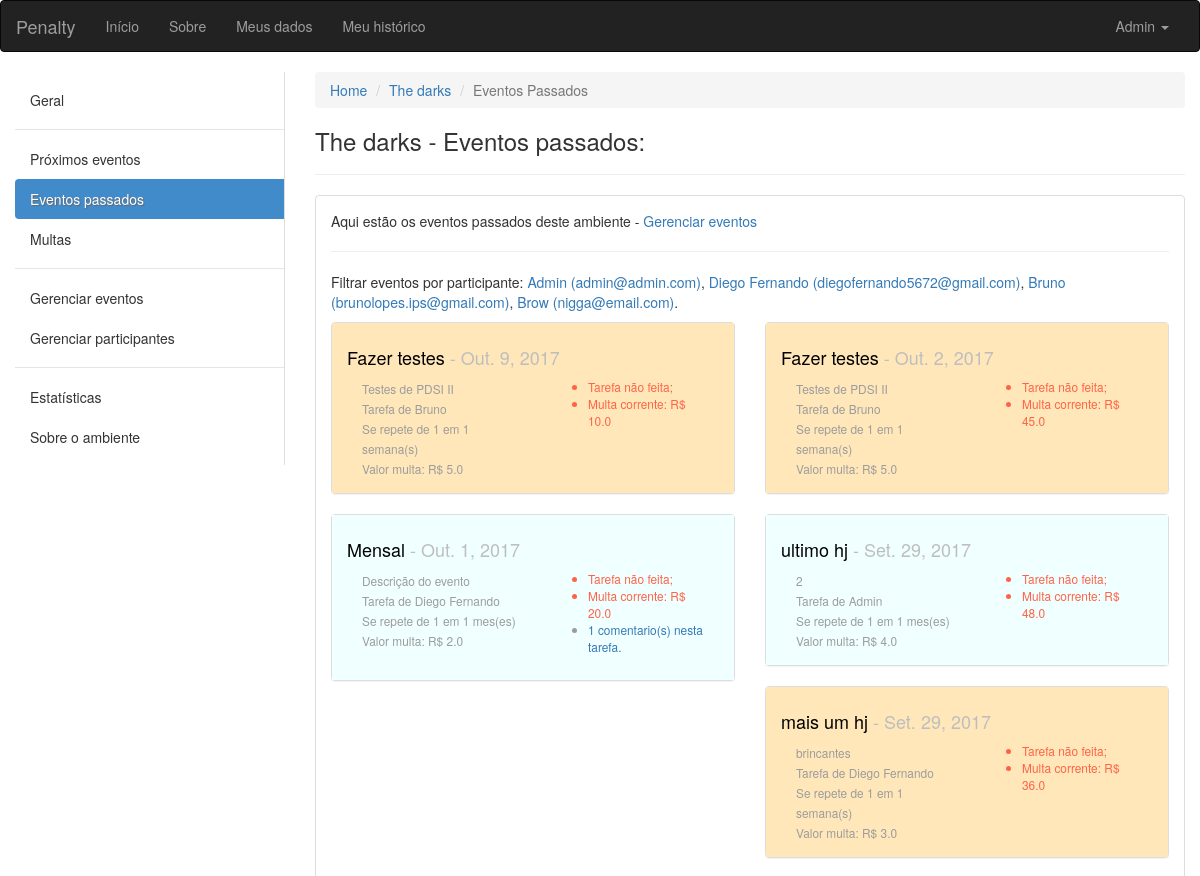
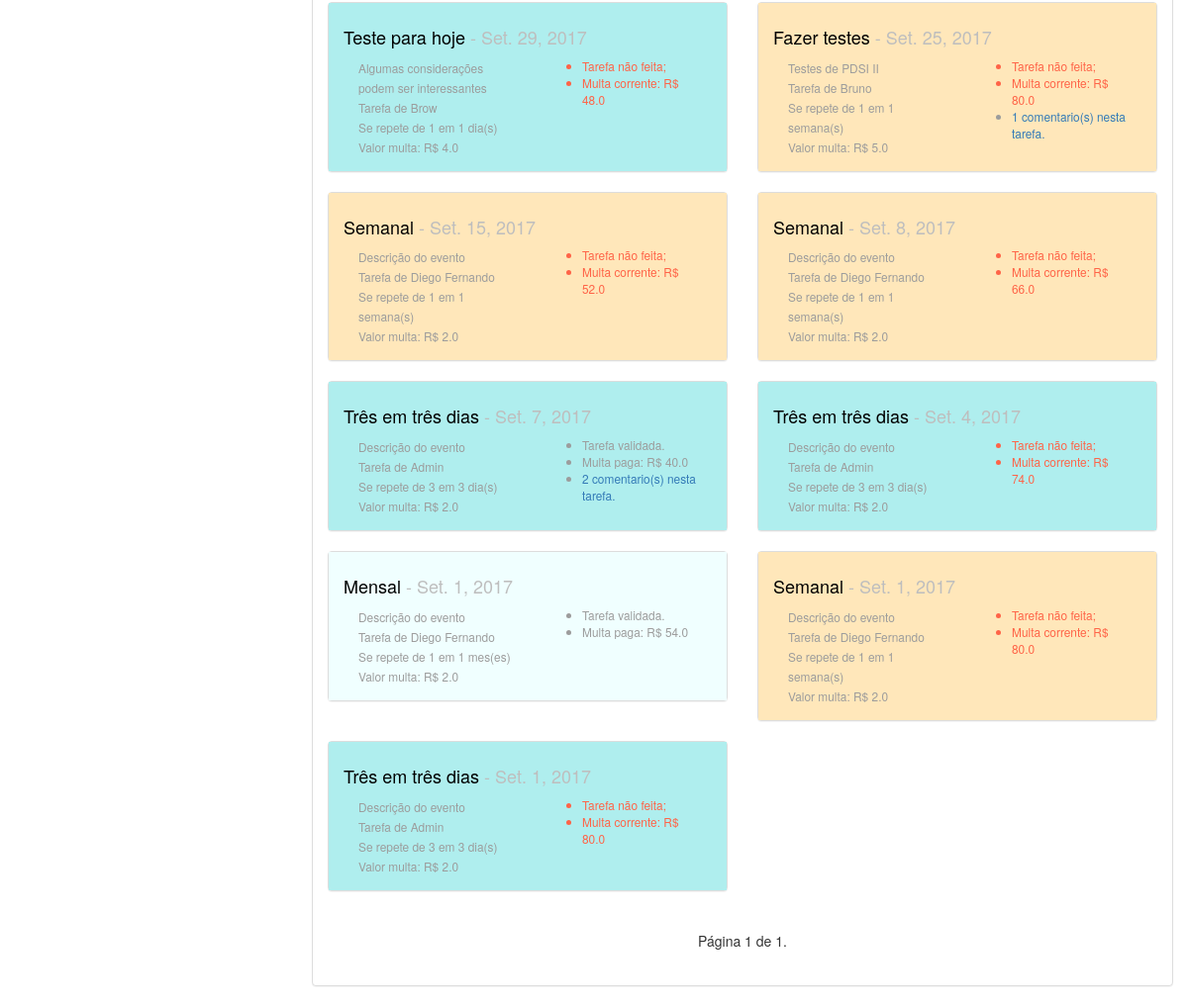
/ambiente/2/passados/ (signed in), run on the app's committed database (2 pictures, top to bottom).
### ambiente/models.py (models this page shows, shortened)
class Ambiente(models.Model):
	nome = models.CharField(max_length=100, verbose_name='Nome', null=False, blank=False)
	descricao = models.CharField(max_length=100, verbose_name='Descrição', null=True, blank=False)
	endereco = models.CharField(max_length=150, verbose_name='Endereço', null=True, blank=False)
	criador = models.ForeignKey(User, verbose_name='Criador', null=False, blank=False, related_name='+')
	data_criacao = models.DateTimeField(default=timezone.now)
	participantes = models.ManyToManyField(User, verbose_name='Participantes', blank=True, related_name='+')

class Evento(models.Model):
	INTERVALOS = (
        ('D', 'Dias'),
        ('S', 'Semanas'),
        ('M', 'Meses'),
    )
	nome = models.CharField(max_length=100, verbose_name='Nome', null=False, blank=False)
	descricao = models.CharField(max_length=100, verbose_name='Descrição', null=True, blank=False)
	criador = models.ForeignKey(User, verbose_name='Criador', null=False, blank=False, related_name='+', default=1)
	responsavel = models.ForeignKey(User, verbose_name='Responsavel pela tarefa', null=False, blank=False, related_name='+', default=1)
	ambiente = models.ForeignKey(Ambiente, verbose_name='Ambiente', null=False, blank=False, related_name='+')
	data_inicio = models.DateField(default=date.today)
	data_fim = models.DateField(verbose_name='Data de término')
	dia_evento = models.DateField()
	id_agrupador = models.IntegerField()
	valor_multa = models.FloatField(verbose_name='Valor da multa', blank=False, default=2.0)
	quantidade_intervalos_repeticao = models.IntegerField(verbose_name='Se repete em')
	intervalo = models.CharField(max_length=40, choices=INTERVALOS, null=False, blank=False)
	solicitacao_de_validacao = models.BooleanField(default=False)
	momento_da_solicitacao = models.DateTimeField(blank=True, null=True)
	def action_rules(self):
		if self.dia_evento > date.today():
			return False # Se a data do evento for futura não mostre botões
		elif self.solicitacao_de_validacao: # Se o responsável tiver solicitado...
			if self.momento_da_solicitacao.replace(day=self.momento_da_solicitacao.day + 2) > timezone.now():
				return 1 # Se houve solicitação, os outros usuários tem 2 dias a mais para refutar que o responsável não cumpriu com o dever
			return 2 # Passou os dois dias, tarefa validada
		else: # Se o responsável não tiver solicitado...
			if self.dia_evento == date.today():
				return 3 # Poderá solicitar cumprimento da tarefa
			elif self.dia_evento < date.today():
				return 4 # Multa está correndo
	def multa_corrente(self):
		if date.today() < self.dia_evento:
			return 0.0
		elif self.solicitacao_de_validacao:
			return self.valor_multa * (date(self.momento_da_solicitacao.year, self.momento_da_solicitacao.month, self.momento_da_solicitacao.day) - self.dia_evento).days
		else:
			return self.valor_multa * (date.today() - self.dia_evento).days

### ambiente/views.py (the view)
# urls.py: url(r'^(?P<pkambiente>[0-9]+)/passados/$', views.eventos_passados, name='eventos_passados'),
def eventos_passados(request, pkambiente):
	ambiente = get_object_or_404(Ambiente, pk=pkambiente)
	get_object_or_404(ambiente.participantes, pk=request.user.pk)
	tarefas = Evento.objects.filter(ambiente=ambiente).filter(dia_evento__lt=date.today()).order_by('dia_evento')[::-1]
	paginator = Paginator(tarefas, 14) # Mostra 15 contatos por página
	try:
		page = int(request.GET.get('page', '1'))
	except ValueError:
		page = 1
	try:
		lista = paginator.page(page)
	except (EmptyPage, InvalidPage):
		lista = paginator.page(paginator.num_pages)
	return render(request, 'eventos_passados.html', {'ambiente':ambiente, 'eventos':lista, 'participantes':User.objects.all()})

### ambiente/templatetags/aux_tags.py (called while the page is built)
@register.filter(name='typedata')
def typedata(value):
	if value == "D":
		return "dia(s)"
	elif value == "S":
		return "semana(s)"
	return "mes(es)"

@register.filter(name='coment')
def coment(value):
	return len(ComentariosDeEventos.objects.filter(evento=value))

### ambiente/templates/eventos_passados.html (shortened to what this page needs)
{% extends "base.html" %}
{% load aux_tags %}
{% block conteudo %}
<div class="container-fluid">
	<div class="row">
		<div class="col-sm-3">
		    <nav class="nav-sidebar">
		        <ul class="nav">
		            <li><a href="{% url 'ambiente:ambiente' ambiente.pk %}">Geral</a></li>
		            <li class="nav-divider"></li>
		            <li><a href="{% url 'ambiente:proximos_eventos' ambiente.pk %}">Próximos eventos</a></li>
		            <li class="active"><a href="{% url 'ambiente:eventos_passados' ambiente.pk %}">Eventos passados</a></li>
		            <li><a href="{% url 'ambiente:eventos_multados' ambiente.pk %}">Multas</a></li>
		            <li class="nav-divider"></li>
		            <li><a href="{% url 'ambiente:eventos' ambiente.pk %}">Gerenciar eventos</a></li>
		            <li><a href="{% url 'ambiente:participantes' ambiente.pk %}">Gerenciar participantes</a></li>
		            <li class="nav-divider"></li>
		            <li><a href="javascript:;">Estatísticas</a></li>
		            <li><a href="javascript:;">Sobre o ambiente</a></li>
		        </ul>
		    </nav>
		</div>
	<div class="col-sm-9">
		<ol class="breadcrumb">
		  <li><a href="#">Home</a></li>
		  <li><a href="{% url 'ambiente:ambiente' ambiente.pk %}">{{ ambiente.nome }}</a></li>
		  <li class="active">Eventos Passados</li>
		</ol>
		<h3>{{ ambiente.nome }} - Eventos passados:</h3>
		<hr>
		<div class="panel panel-default">
		  <div class="panel-body">
		  <p>Aqui estão os eventos passados deste ambiente - <a href="{% url 'ambiente:eventos' ambiente.pk %}">Gerenciar eventos</a></p>
		  <hr>
		  <p>Filtrar eventos por participante:
		  	{% for participante in participantes %}
		  		<a href="{% url 'ambiente:eventos_passados_por_participante' ambiente.pk participante.username %}">{{ participante.first_name }} ({{ participante.email }})</a>{% if participante != participantes.last %},
		  	{% else %}.
		  	{% endif %}
		  	{% endfor %}
		  <div class="row">
		  {% for evento in eventos %}
		  <div class="col-xs-12 col-sm-12 col-md-12 col-lg-6">
		  	<div class="panel panel-default">
		  	  {% if evento.intervalo == "D" %}
		  	  	<div class="panel-body dias">
		  	  {% elif evento.intervalo == "S" %}
		  	  	<div class="panel-body semanas">
		  	  {% else %}
		  	    <div class="panel-body meses">
		  	  {% endif %}
			    <h4><a href="{% url 'ambiente:tarefa' ambiente.pk evento.pk %}" class="titulopindex">{{ evento.nome }}</a><span class="pCinza"> - {{ evento.dia_evento }}</span></h4>
			    <div class="col-xs-12 col-sm-12 col-md-6 col-lg-6">
			    	<small class="pCinzaUser">
				    	{{ evento.descricao }}<br>
				    	Tarefa de {{ evento.responsavel.first_name }}<br>
				    	Se repete de {{ evento.quantidade_intervalos_repeticao }} em {{ evento.quantidade_intervalos_repeticao }} {{ evento.intervalo|typedata }}<br>
				    	Valor multa: R$ {{ evento.valor_multa }}<br>
			    	</small>
			    </div>
			    <div class="col-xs-12 col-sm-12 col-md-6 col-lg-6">
			    	<small class="pCinzaUser">
			    	<ul>
			    		{% if evento.action_rules == 1 %}
			    			<li style="color: #008B45;">Em validação...</li>
			    			{% if evento.multa_corrente > 0 %}
			    				<li style="color: #008B45;">Multa paga: R$ {{ evento.multa_corrente }}</li>
		    				{% endif %}
			    		{% elif evento.action_rules == 2 %}
			    			<li>Tarefa validada.</li>
			    			{% if evento.multa_corrente > 0 %}
			    				<li>Multa paga: R$ {{ evento.multa_corrente }}</li>
		    				{% endif %}
		    			{% elif evento.action_rules == 3 %}
			    			<li>Evento para hoje!</li>
			    		{% elif evento.action_rules == 4 %}
			    			<li style="color: #FF6347;">Tarefa não feita;</li>
			    			{% if evento.multa_corrente > 0 %}
			    				<li style="color: #FF6347;">Multa corrente: R$ {{ evento.multa_corrente }}</li>
		    				{% endif %}
			    		{% endif %}
			    		{% if evento|coment %}
			    			<li><a href="{% url 'ambiente:tarefa' ambiente.pk evento.pk %}">{{ evento|coment }} comentario(s) nesta tarefa.</a></li>
				    	{% endif %}
			    	</ul>
			    </small>
			    </div>
			  </div>
			</div>
		  </div>
		  {% empty %}
		  	<div class="container">
		  		<p>Não há nenhuma tarefa futura neste ambiente.</p>
		  	</div>
		  {% endfor %}
		  </div>
		  <div class="col-sm-6 col-sm-offset-3">
		  <nav aria-label="Page navigation">
			  <ul class="pager">
			    Página {{ eventos.number }} de {{ eventos.paginator.num_pages }}.
			  </ul>
			</nav>
			</div>
		  </div>
		</div>
	</div>
</div>
{% endblock conteudo %}

### core/templates/base.html (shortened to what this page needs)
{% load staticfiles %}
<!DOCTYPE html>
<html lang="pt-br">
  <head>
    <link rel="stylesheet" href="{% static 'css/bootstrap.min.css' %}">
    <link rel="stylesheet" href="{% static 'css/custom.css' %}">
  </head>
  <body>
    <nav class="navbar navbar-inverse">
      <div class="container-fluid">
      <div class="navbar-header">
        <a class="navbar-brand" href="/">Penalty</a>
      </div>
      <div class="collapse navbar-collapse" id="bs-example-navbar-collapse-1">
        <ul class="nav navbar-nav">
          <li><a href="/">Início</a></li>
          <li><a href="#">Sobre</a></li>
          <li><a href="#">Meus dados</a></li>
          <li><a href="#">Meu histórico</a></li>
        </ul>
        {% if request.user.is_authenticated %}
        <ul class="nav navbar-nav navbar-right">
          <li class="dropdown">
            <a href="#" class="dropdown-toggle" data-toggle="dropdown" role="button" aria-haspopup="true" aria-expanded="false">{{ request.user.first_name }} <span class="caret"></span></a>
          </li>
        </ul>
        {% endif %}
      </div>
    </div>
    </nav>
    {% block conteudo %}
    {% endblock conteudo %}
  </body>
</html>

### core/static/css/custom.css (style rules this page uses)
.nav-sidebar { width: 100%; padding: 8px 0; border-right: 1px solid #ddd; }
.nav-sidebar a { color: #333; -webkit-transition: all 0.08s linear; -moz-transition: all 0.08s linear; -o-transition: all 0.08s linear; transition: all 0.08s linear; -webkit-border-radius: 4px 0 0 4px; -moz-border-radius: 4px 0 0 4px; border-radius: 4px 0 0 4px; }
.nav-sidebar .active a { cursor: default; background-color: #428bca; color: #fff; text-shadow: 1px 1px 1px #666; }
.dias { background-color: #AFEEEE; }
.semanas { background-color: #FFE7BA; }
.meses { background-color: #F0FFFF; }
.pCinza { color: #BEBEBE; }
.pCinzaUser { color: #9C9C9C; }
.titulopindex { color: #000000; }

### data on the page
Ambiente: nome "The darks"
Evento: nome "Fazer testes", dia_evento "Out. 9, 2017", descricao "Testes de PDSI II", responsavel.first_name "Bruno", quantidade_intervalos_repeticao "1", intervalo|typedata "semana(s)", valor_multa "5.0", multa_corrente "10.0"
Evento: nome "Fazer testes", dia_evento "Out. 2, 2017", descricao "Testes de PDSI II", responsavel.first_name "Bruno", quantidade_intervalos_repeticao "1", intervalo|typedata "semana(s)", valor_multa "5.0", multa_corrente "45.0"
Evento: nome "Mensal", dia_evento "Out. 1, 2017", descricao "Descrição do evento", responsavel.first_name "Diego Fernando", quantidade_intervalos_repeticao "1", intervalo|typedata "mes(es)", valor_multa "2.0", multa_corrente "20.0", id "1"
Evento: nome "ultimo hj", dia_evento "Set. 29, 2017", descricao "2", responsavel.first_name "Admin", quantidade_intervalos_repeticao "1", intervalo|typedata "mes(es)", valor_multa "4.0", multa_corrente "48.0"
Evento: nome "mais um hj", dia_evento "Set. 29, 2017", descricao "brincantes", responsavel.first_name "Diego Fernando", quantidade_intervalos_repeticao "1", intervalo|typedata "semana(s)", valor_multa "3.0", multa_corrente "36.0"
Evento: nome "Teste para hoje", dia_evento "Set. 29, 2017", descricao "Algumas considerações podem ser interessantes", responsavel.first_name "Brow", quantidade_intervalos_repeticao "1", intervalo|typedata "dia(s)", valor_multa "4.0", multa_corrente "48.0"
Evento: nome "Fazer testes", dia_evento "Set. 25, 2017", descricao "Testes de PDSI II", responsavel.first_name "Bruno", quantidade_intervalos_repeticao "1", intervalo|typedata "semana(s)", valor_multa "5.0", multa_corrente "80.0", id "1"
Evento: nome "Semanal", dia_evento "Set. 15, 2017", descricao "Descrição do evento", responsavel.first_name "Diego Fernando", quantidade_intervalos_repeticao "1", intervalo|typedata "semana(s)", valor_multa "2.0", multa_corrente "52.0"
Evento: nome "Semanal", dia_evento "Set. 8, 2017", descricao "Descrição do evento", responsavel.first_name "Diego Fernando", quantidade_intervalos_repeticao "1", intervalo|typedata "semana(s)", valor_multa "2.0", multa_corrente "66.0"
Evento: nome "Três em três dias", dia_evento "Set. 7, 2017", descricao "Descrição do evento", responsavel.first_name "Admin", quantidade_intervalos_repeticao "3", intervalo|typedata "dia(s)", valor_multa "2.0", multa_corrente "40.0", id "2"
Evento: nome "Três em três dias", dia_evento "Set. 4, 2017", descricao "Descrição do evento", responsavel.first_name "Admin", quantidade_intervalos_repeticao "3", intervalo|typedata "dia(s)", valor_multa "2.0", multa_corrente "74.0"
Evento: nome "Mensal", dia_evento "Set. 1, 2017", descricao "Descrição do evento", responsavel.first_name "Diego Fernando", quantidade_intervalos_repeticao "1", intervalo|typedata "mes(es)", valor_multa "2.0", multa_corrente "54.0"
Evento: nome "Semanal", dia_evento "Set. 1, 2017", descricao "Descrição do evento", responsavel.first_name "Diego Fernando", quantidade_intervalos_repeticao "1", intervalo|typedata "semana(s)", valor_multa "2.0", multa_corrente "80.0"
Evento: nome "Três em três dias", dia_evento "Set. 1, 2017", descricao "Descrição do evento", responsavel.first_name "Admin", quantidade_intervalos_repeticao "3", intervalo|typedata "dia(s)", valor_multa "2.0", multa_corrente "80.0"

### other printed values
{{ request.user.first_name }} "Admin"
{{ participante.first_name }} "Admin"
{{ participante.email }} "admin@admin.com"
{{ participante.first_name }} "Diego Fernando"
{{ participante.email }} "diegofernando5672@gmail.com"
{{ participante.first_name }} "Bruno"
{{ participante.email }} "brunolopes.ips@gmail.com"
{{ participante.first_name }} "Brow"
{{ participante.email }} "nigga@email.com"
{{ eventos.number }} "1"
{{ eventos.paginator.num_pages }} "1"
